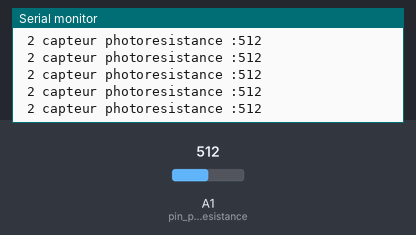
Bench run of a sketch on a simulated Arduino Uno, built with avr-gcc and run on an emulated ATmega328P. Shown: the last lines printed to the serial monitor. The inputs (shaded band) are chosen by the test bench; at power-on: A1 (pin_photoresistance) = 512.

Above: at 4.2 s.
4.3 s: A1 (pin_photoresistance) set to 984
At 5.2 s:
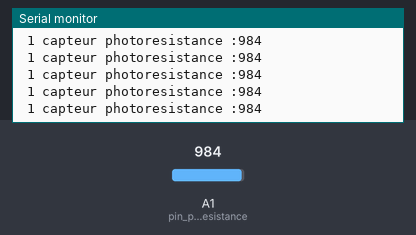
7.3 s: A1 (pin_photoresistance) set to 1011
At 8.4 s:
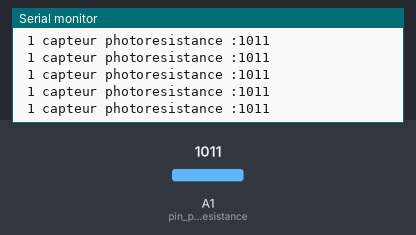
16.3 s: A1 (pin_photoresistance) set to 108
At 17.0 s:
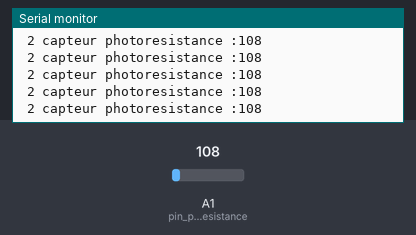
17.8 s: A1 (pin_photoresistance) set to 93
At 18.5 s:
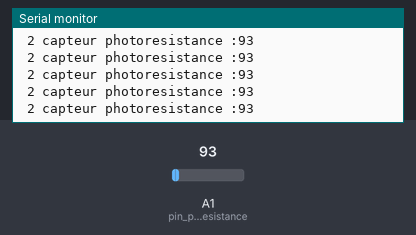
Timing chart, 0 to 20.8 s (numbered marks = the images above; inputs shaded):
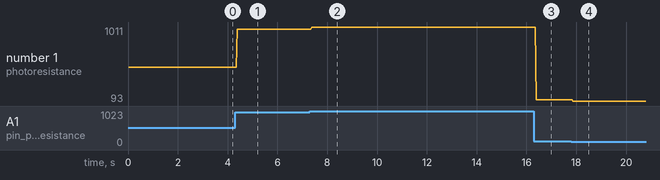

Measured:
- after the input at 4.3 s, the serial monitor: prints a new line after 0.09 s (image 1)
- after the input at 7.3 s, the serial monitor: prints a new line after 0.08 s (image 2)
- after the input at 16.3 s, the serial monitor: prints a new line after 0.09 s (image 3)
- after the input at 17.8 s, the serial monitor: prints a new line after 0.07 s (image 4)
- plotted number 1: 512 → 984 after the input at 4.3 s, 984 → 1011 after the input at 7.3 s, 1011 → 108 after the input at 16.3 s, 108 → 93 after the input at 17.8 s

The sketch:

ldr.ino
```cpp
int pin_photoresistance =A1;
int distance_photoresistace ;
void setup() {
  // put your setup code here, to run once:
  pinMode(pin_photoresistance, INPUT);
  Serial.begin(9600);
}

void loop() {
  // put your main code here, to run repeatedly:
  distance_photoresistace = analogRead(pin_photoresistance);
  Serial.print("capteur photoresistance :");
  Serial.println(distance_photoresistace);
  if(distance_photoresistace>800){
    Serial.print(" 1 ");
  }
  else{
    Serial.print(" 2 ");
  }
}
```
